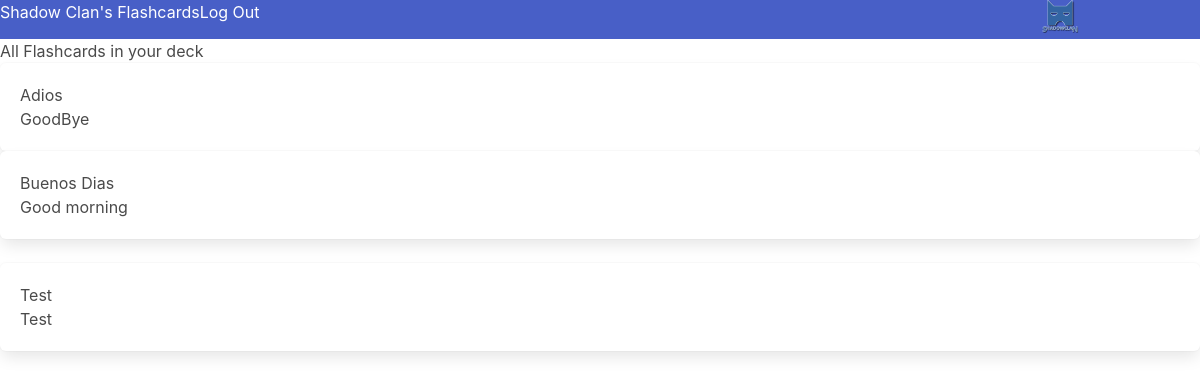
The app's page /decks/spanish/incorrect (signed in), older data.
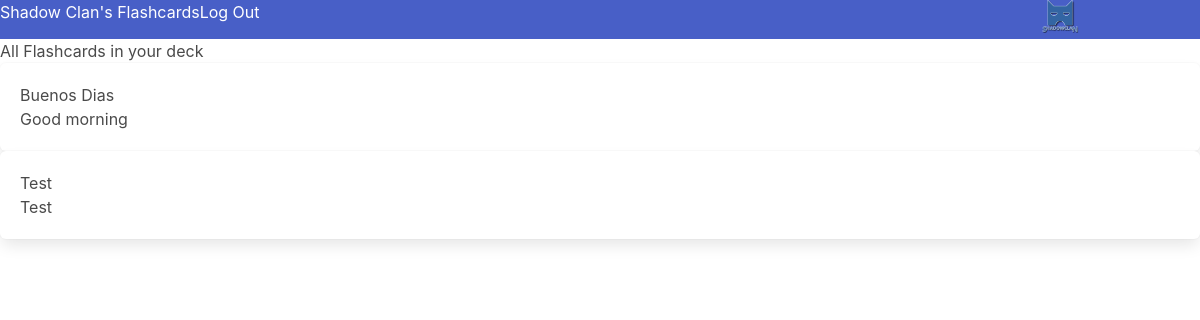
The same page, newer data.
### flashcardsapp/models.py (models this page shows, shortened)
class FlashCard(models.Model):
    prompt = models.CharField(max_length=200)
    answer = models.CharField(max_length=1000)
    flashcard_deck = models.ForeignKey(
        Deck, on_delete=models.CASCADE, null=True, blank=True, related_name="flashcard_deck"
    )
    correct = models.BooleanField(default=True)
    missed = models.IntegerField(default=0)
    date = models.DateTimeField(auto_now_add=datetime.now)
    objects = models.Manager()

### flashcardsapp/views.py (the view)
@ login_required
def show_incorrect(request, slug):
    deck = get_object_or_404(Deck, slug=slug)
    flashcards = FlashCard.objects.all().filter(flashcard_deck_id=deck.id)
    return render(request, "show_incorrect.html", {"deck": deck, "flashcards": flashcards})

### templates/show_incorrect.html
{% extends "base.html" %}
{% load static %}
{% block content %}
<section>
    <div class="pb5"><h1>All Flashcards in your deck</h1></div>
    {% for flashcard in flashcards %}
    {% if flashcard.correct == False %}
    <div class="box w5 h-75 pb5 pt4">
        <p class="f3 lh-copy">{{ flashcard.prompt }} </p>
        <p>{{ flashcard.answer }} </p>
    </div>
</section>
{% endif %}
{% endfor %}
{% endblock content %}

Row changes from the older to the newer data that the page shows:
no longer on this page (row edited): FlashCard: prompt "Adios", answer "GoodBye"
